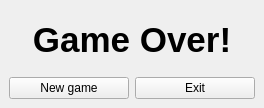
<?xml version="1.0" encoding="UTF-8"?>
<ui version="4.0">
 <class>GameOverWindow</class>
 <widget class="QMainWindow" name="GameOverWindow">
  <property name="geometry">
   <rect>
    <x>0</x>
    <y>0</y>
    <width>264</width>
    <height>108</height>
   </rect>
  </property>
  <property name="windowTitle">
   <string>Game Over</string>
  </property>
  <widget class="QWidget" name="centralwidget">
   <layout class="QVBoxLayout" name="verticalLayout">
    <item>
     <widget class="QLabel" name="label">
      <property name="font">
       <font>
        <pointsize>26</pointsize>
        <weight>75</weight>
        <bold>true</bold>
        <strikeout>false</strikeout>
       </font>
      </property>
      <property name="text">
       <string>Game Over!</string>
      </property>
      <property name="alignment">
       <set>Qt::AlignCenter</set>
      </property>
     </widget>
    </item>
    <item>
     <layout class="QHBoxLayout" name="horizontalLayout">
      <item>
       <widget class="QPushButton" name="new_game_button">
        <property name="text">
         <string>New game</string>
        </property>
       </widget>
      </item>
      <item>
       <widget class="QPushButton" name="exit_button">
        <property name="text">
         <string>Exit</string>
        </property>
       </widget>
      </item>
     </layout>
    </item>
   </layout>
  </widget>
 </widget>
 <resources/>
 <connections/>
</ui>
